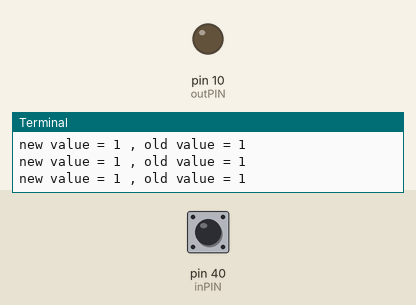
Bench run of a program on a simulated Raspberry Pi (header pin numbers). Shown: output pins drawn as LEDs (lit = HIGH), the last lines printed to the terminal. The test bench sets the inputs (shaded band); at power-on: pin 40 (inPIN) HIGH.

Above: at 1.2 s.
1.3 s: pin 40 (inPIN) pulled LOW for 0.15 s
At 2.1 s:
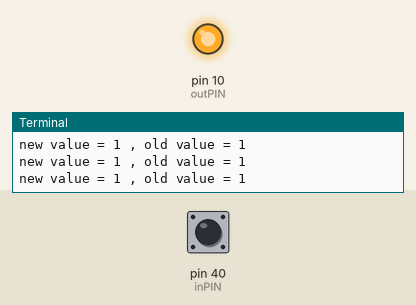
3.0 s: pin 40 (inPIN) pulled LOW for 1 s
At 4.3 s:
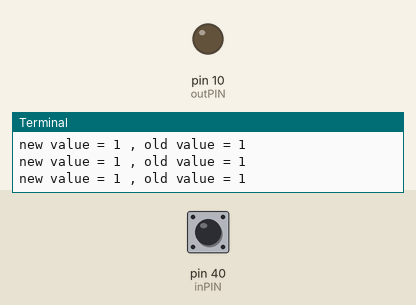
5.5 s: pin 40 (inPIN) pulled LOW for 3.2 s
At 9.7 s:
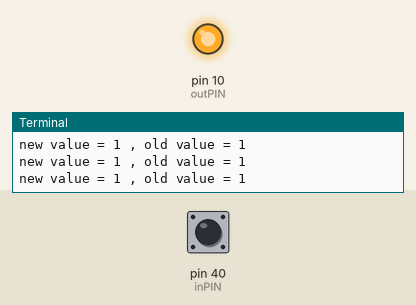
Timing chart, 0 to 11.2 s (numbered marks = the images above; inputs shaded):
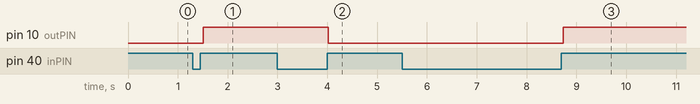

The program:

l07_toggle_switch.py
```python
import RPi.GPIO as GPIO
from time import sleep
inPIN= 40
outPIN=10
GPIO.setmode(GPIO.BOARD)
GPIO.setup(inPIN,GPIO.IN,pull_up_down = GPIO.PUD_UP)
GPIO.setup(outPIN, GPIO.OUT)

valOld= 1
ledState = 0


try:
    while True:
        readVal= GPIO.input(inPIN)
        if readVal == 1 and valOld == 0:
            ledState = not ledState
        GPIO.output(outPIN,ledState)
        valOld = readVal
        print(f"new value = {readVal} , old value = {valOld}")
        sleep(0.1)


except KeyboardInterrupt :
    GPIO.cleanup()
    print("GPIO is free")
```

Measured:
- after the input at 1.3 s, pin 10 (outPIN): LOW → HIGH after 0.21 s
- after the input at 3.0 s, pin 10 (outPIN): HIGH → LOW after 1.0 s
- after the input at 5.5 s, pin 10 (outPIN): LOW → HIGH after 3.2 s
